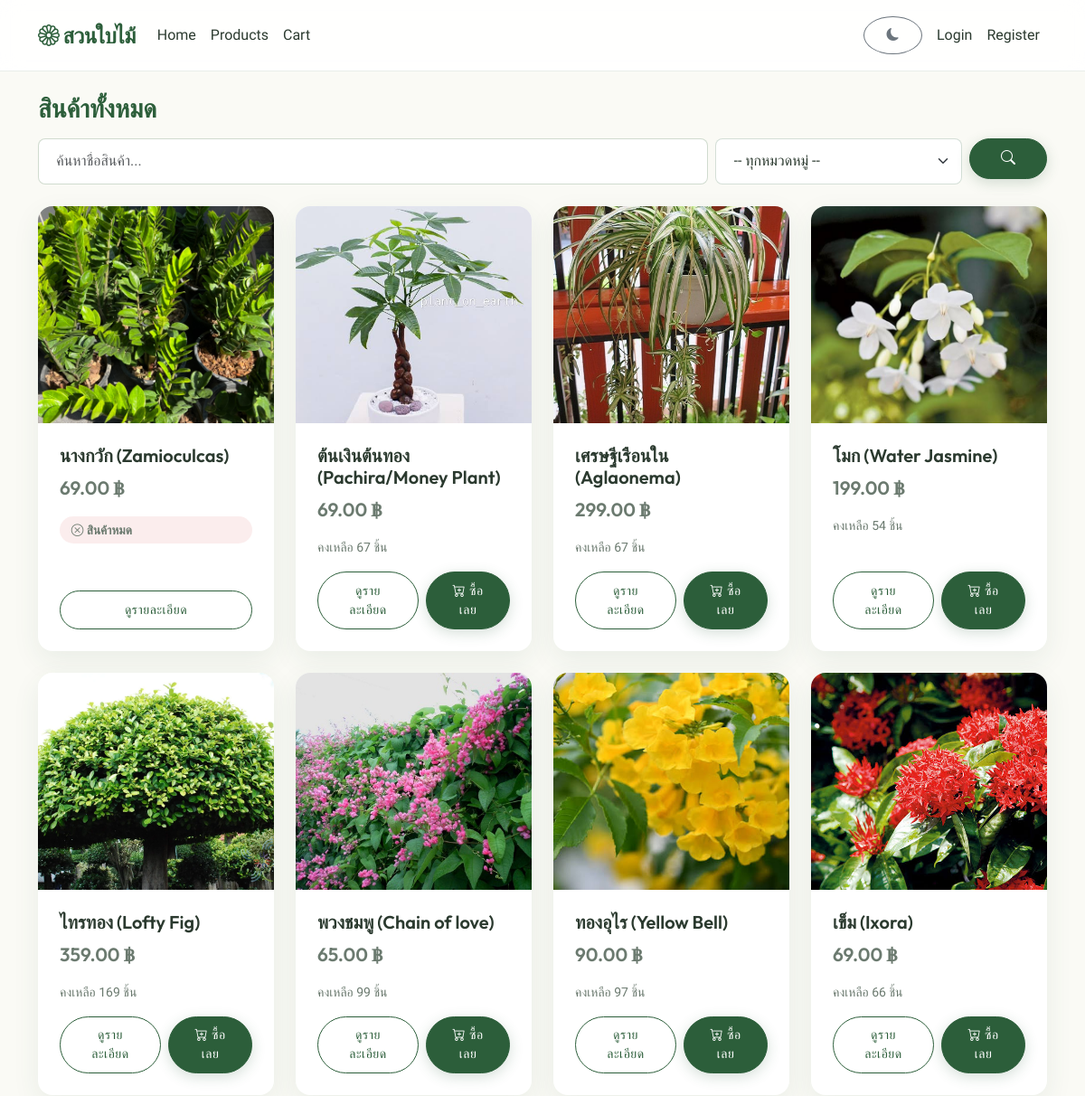
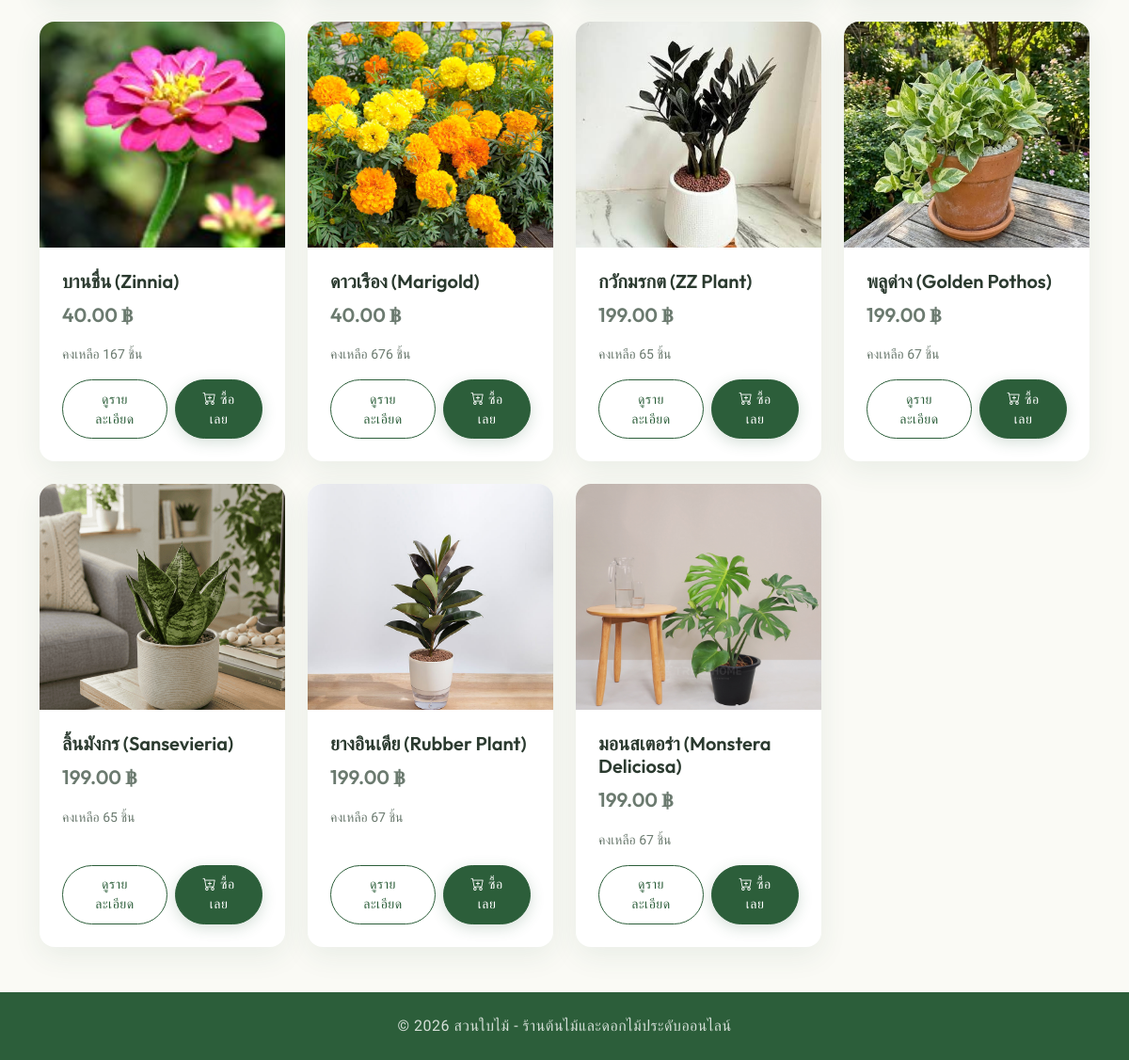
Screenshot of /products/ with the database file from the repository (2 pictures, top to bottom).
### products/models.py (models this page shows, shortened)
class Product(models.Model):
    name = models.CharField('ชื่อสินค้า', max_length=200)
    category = models.ForeignKey(
        Category, verbose_name='หมวดหมู่', on_delete=models.SET_NULL,
        null=True, blank=True, related_name='products'
    )
    description = models.TextField('รายละเอียดสินค้า', blank=True)
    price = models.DecimalField('ราคา', max_digits=10, decimal_places=2, validators=[MinValueValidator(Decimal("0.01"))])
    stock = models.PositiveIntegerField('จำนวนคงเหลือ', default=0)
    image = models.ImageField('รูปสินค้า', upload_to='products/', blank=True, null=True)
    created_at = models.DateTimeField('วันที่เพิ่มสินค้า', auto_now_add=True)
    class Meta:
        verbose_name = 'สินค้า'
        verbose_name_plural = 'สินค้า'
        ordering = ['-created_at']
    @property
    def is_out_of_stock(self):
        return self.stock == 0

### products/views.py (the view)
# urls.py: path('products/', views.product_list_view, name='product_list'),
def product_list_view(request):
    products = Product.objects.all()
    query = request.GET.get('q', '').strip()
    if query:
        products = products.filter(name__icontains=query)
    category_id = request.GET.get('category', '')
    if category_id.isdigit():
        products = products.filter(category_id=int(category_id))
    else:
        category_id = ''
    categories = Category.objects.all()
    return render(request, 'products/product_list.html', {
        'products': products,
        'categories': categories,
        'query': query,
        'selected_category': category_id,
    })

### cart/cart.py (called while the page is built, shortened)
    def __iter__(self):
        product_ids = list(self.cart.keys())
        products = Product.objects.filter(id__in=product_ids)
        products_map = {str(p.id): p for p in products}
        missing_ids = set(product_ids) - set(products_map.keys())
        if missing_ids:
            for product_id in missing_ids:
                self.cart.pop(product_id, None)
            self.save()

    def __len__(self):
        return sum(item["quantity"] for item in self)

### cart/context_processors.py (called while the page is built)
def cart_summary(request):
    cart = Cart(request)
    return {'cart_count': len(cart)}

### products/templates/products/product_list.html (shortened to what this page needs)
{% extends 'base.html' %}
{% block content %}
<h3 class="mb-3">
    {% if query %}ผลการค้นหา: "{{ query }}"{% else %}สินค้าทั้งหมด{% endif %}
</h3>
<form method="get" class="row g-2 mb-4">
    <div class="col-md-8">
        <input type="text" name="q" class="form-control" placeholder="ค้นหาชื่อสินค้า..." value="{{ query }}">
    </div>
    <div class="col-md-3">
        <select name="category" class="form-select">
            <option value="">-- ทุกหมวดหมู่ --</option>
        </select>
    </div>
    <div class="col-md-1">
        <button type="submit" class="btn btn-primary w-100"><i class="bi bi-search"></i></button>
    </div>
</form>
<div class="row row-cols-1 row-cols-sm-2 row-cols-md-4 g-4">
    {% for product in products %}
    {% include 'products/_product_card.html' %}
    {% empty %}
    <p class="text-muted">ไม่พบสินค้าที่ค้นหา</p>
    {% endfor %}
</div>
{% endblock %}

### products/templates/products/_product_card.html (shortened to what this page needs)
<div class="col">
    <div class="card h-100">
        {% if product.image %}
        <img src="{{ product.image.url }}" class="card-img-top" alt="{{ product.name }}">
        {% else %}
        <div class="card-img-top d-flex align-items-center justify-content-center bg-light text-muted">
            <i class="bi bi-flower2" style="font-size: 3rem;"></i>
        </div>
        {% endif %}
        <div class="card-body d-flex flex-column">
            <h5 class="card-title">{{ product.name }}</h5>
            <p class="price-tag">{{ product.price }} ฿</p>
            {% if product.is_out_of_stock %}
            <p class="out-of-stock mb-2"><i class="bi bi-x-circle"></i> สินค้าหมด</p>
            {% else %}
            <p class="text-muted mb-3 small">คงเหลือ {{ product.stock }} ชิ้น</p>
            {% endif %}
            <div class="mt-auto d-flex gap-2">
                <a href="{% url 'products:product_detail' product.pk %}" class="btn btn-outline-primary btn-sm flex-fill">ดูรายละเอียด</a>
                {% if not product.is_out_of_stock %}
                <form method="post" action="{% url 'cart:add' product.pk %}" class="flex-fill">
                    <button type="submit" class="btn btn-primary btn-sm w-100">
                        <i class="bi bi-cart-plus"></i> ซื้อเลย
                    </button>
                </form>
                {% endif %}
            </div>
        </div>
    </div>
</div>

### static/css/style.css (style rules this page uses)
:root { --primary: #2C5E3A; --primary-light: #3d7e4f; --secondary: #8CA790; --accent: #CC7A52; --bg-color: #FAFAF5; --text-main: #2b3a2f; --text-muted: #6b7a6f; --white: #ffffff; --shadow-soft: 0 10px 30px rgba(44, 94, 58, 0.08); --shadow-hover: 0 20px 40px rgba(44, 94, 58, 0.15); --navbar-bg: rgba(255, 255, 255, 0.85); --navbar-border: rgba(44, 94, 58, 0.1); --radius-sm: 8px; --radius-md: 16px; --radius-lg: 24px; --radius-pill: 50px; --transition: all 0.3s cubic-bezier(0.25, 0.8, 0.25, 1); --bs-body-color: var(--text-main); --bs-body-bg: var(--bg-color); }
body { background-color: var(--bg-color); color: var(--text-main); font-family: 'Prompt', 'Outfit', sans-serif; -webkit-font-smoothing: antialiased; }
.text-muted, .form-text { color: var(--text-muted) !important; }
h1, h2, h3, h4, h5, h6, .navbar-brand { font-family: 'Outfit', 'Prompt', sans-serif; font-weight: 600; color: var(--primary); }
.btn { border-radius: var(--radius-pill); padding: 0.6rem 1.5rem; font-weight: 500; transition: var(--transition); letter-spacing: 0.5px; }
.btn-primary { background-color: var(--primary); border-color: var(--primary); color: var(--white); box-shadow: 0 4px 15px rgba(44, 94, 58, 0.2); }
.btn-outline-primary { color: var(--primary); border-color: var(--primary); }
.card { border: none; border-radius: var(--radius-md); background: var(--white); box-shadow: var(--shadow-soft); transition: var(--transition); overflow: hidden; height: 100%; }
.card-img-top { height: 240px; object-fit: cover; transition: transform 0.5s ease; }
.card-body { padding: 1.5rem; }
.card-title { font-size: 1.25rem; margin-bottom: 0.5rem; color: var(--text-main); }
.card-text, .card p { color: var(--text-muted); }
.price-tag { color: var(--accent); font-size: 1.3rem; font-weight: 600; font-family: 'Outfit', sans-serif; }
.out-of-stock { color: #d9534f; font-weight: 600; background: rgba(217, 83, 79, 0.1); padding: 0.3rem 0.8rem; border-radius: var(--radius-pill); font-size: 0.85rem; display: inline-block; }
.form-control, .form-select { border-radius: var(--radius-sm); padding: 0.8rem 1.2rem; border: 1px solid rgba(44, 94, 58, 0.2); background-color: var(--white); color: var(--text-main); transition: var(--transition); }

### rows the page displays
Product: image (picture), name "นางกวัก (Zamioculcas)", price "69.00", stock 0 (drawn)
Product: image (picture), name "ต้นเงินต้นทอง (Pachira/Money Plant)", price "69.00", stock "67", shows "ซื้อเลย"
Product: image (picture), name "เศรษฐีเรือนใน (Aglaonema)", price "299.00", stock "67", shows "ซื้อเลย"
Product: image (picture), name "โมก (Water Jasmine)", price "199.00", stock "54", shows "ซื้อเลย"
Product: image (picture), name "ไทรทอง (Lofty Fig)", price "359.00", stock "169", shows "ซื้อเลย"
Product: image (picture), name "พวงชมพู (Chain of love)", price "65.00", stock "99", shows "ซื้อเลย"
Product: image (picture), name "ทองอุไร (Yellow Bell)", price "90.00", stock "97", shows "ซื้อเลย"
Product: image (picture), name "เข็ม (Ixora)", price "69.00", stock "66", shows "ซื้อเลย"
Product: image (picture), name "บานชื่น (Zinnia)", price "40.00", stock "167", shows "ซื้อเลย"
Product: image (picture), name "ดาวเรือง (Marigold)", price "40.00", stock "676", shows "ซื้อเลย"
Product: image (picture), name "กวักมรกต (ZZ Plant)", price "199.00", stock "65", shows "ซื้อเลย"
Product: image (picture), name "พลูด่าง (Golden Pothos)", price "199.00", stock "67", shows "ซื้อเลย"
Product: image (picture), name "ลิ้นมังกร (Sansevieria)", price "199.00", stock "65", shows "ซื้อเลย"
Product: image (picture), name "ยางอินเดีย (Rubber Plant)", price "199.00", stock "67", shows "ซื้อเลย"
Product: image (picture), name "มอนสเตอร่า (Monstera Deliciosa)", price "199.00", stock "67", shows "ซื้อเลย"
